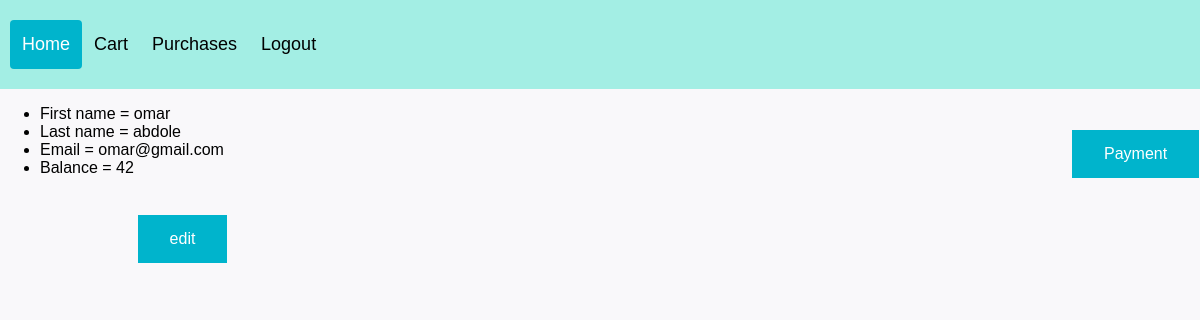
Page /account/profile_detail (signed in) on the committed database.
### Accounts/models.py (models this page shows, shortened)
class Profile(models.Model):
    user = models.OneToOneField(User, on_delete=models.CASCADE)
    username_id = models.CharField(max_length=50, unique=True)
    balance = models.IntegerField(default=0, auto_created=True)

### Accounts/views.py (the view)
# urls.py: path('profile_detail', views.profile_detail, name ='profile_detail'),
def profile_detail(request):
    profile = request.user.profile
    return render(request, 'Accounts/profile.html', {'profile': profile})

### Accounts/templates/Accounts/profile.html (shortened to what this page needs)
{%  load static %}
<!DOCTYPE html>
<html lang="en">
<head>
    <link rel="stylesheet" type="text/css" href="{% static "Accounts/css/header.css" %}">
    <link rel="stylesheet" type="text/css" href="{% static "Accounts/css/formstyle.css" %}">
</head>
<body>
    <div class="header">
  <div class="header-right">
    <a class="active" href="{% url "Store:product" %}">Home</a>
      {% if user.is_authenticated %}
        <a href="{% url "Store:cart" %}">Cart</a>
          <a href="{% url "Account:purchase" %}">Purchases</a>
        <a href="{% url "Account:logout" %}">Logout</a>
      {% else %}
          <a href="{% url "Account:login" %}">Sign in</a>
      {% endif %}
  </div>
</div>
    <ul>
        <li>First name  = {{ profile.user.first_name}}</li>
        <li>Last name = {{ profile.user.last_name}}</li>
        <li>Email = {{ profile.user.email }}</li>
        <li>Balance = {{ profile.balance }}</li>
    </ul><br>
    <a href="{% url "Account:pay" %}" class="reset-button" id="trans">Payment</a>
    <a href="{% url "Account:edit" %}" class="reset-button">edit</a>
</body>
</html>

### Accounts/static/Accounts/css/header.css (style rules this page uses)
* { box-sizing: border-box; }
body { margin: 0; font-family: Arial, Helvetica, sans-serif; }
.header { overflow: hidden; background-color: #a3eee4; padding: 20px 10px; }
.header a { float: left; color: black; text-align: center; padding: 12px; text-decoration: none; font-size: 18px; line-height: 25px; border-radius: 4px; }
.header a.active { background-color: #00B4CC; color: white; }
.header-right { float: left; }

### Accounts/static/Accounts/css/formstyle.css (style rules this page uses)
body { background-color: #f9f8fa; }
.reset-button { background-color: #00B4CC; border: none; color: white; padding: 15px 32px; text-align: center; text-decoration: none; display: inline-block; font-size: 16px; margin: 4px 2px; cursor: pointer; }
#trans { transform: translate(1070px, -85px); }

### rows in the picture
Profile: user.first_name "omar", user.last_name "abdole", user.email "omar@gmail.com", balance "42"
